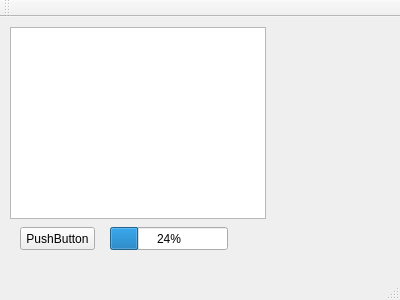
<?xml version="1.0" encoding="UTF-8"?>
<ui version="4.0">
 <class>MainWindow</class>
 <widget class="QMainWindow" name="MainWindow">
  <property name="geometry">
   <rect>
    <x>0</x>
    <y>0</y>
    <width>400</width>
    <height>300</height>
   </rect>
  </property>
  <property name="windowTitle">
   <string>MainWindow</string>
  </property>
  <widget class="QWidget" name="centralWidget">
   <widget class="QPushButton" name="pushButton">
    <property name="geometry">
     <rect>
      <x>20</x>
      <y>210</y>
      <width>75</width>
      <height>23</height>
     </rect>
    </property>
    <property name="text">
     <string>PushButton</string>
    </property>
   </widget>
   <widget class="QTextBrowser" name="textBrowser">
    <property name="geometry">
     <rect>
      <x>10</x>
      <y>10</y>
      <width>256</width>
      <height>192</height>
     </rect>
    </property>
   </widget>
   <widget class="QProgressBar" name="progressBar">
    <property name="geometry">
     <rect>
      <x>110</x>
      <y>210</y>
      <width>118</width>
      <height>23</height>
     </rect>
    </property>
    <property name="value">
     <number>24</number>
    </property>
   </widget>
  </widget>
  <widget class="QMenuBar" name="menuBar">
   <property name="geometry">
    <rect>
     <x>0</x>
     <y>0</y>
     <width>400</width>
     <height>21</height>
    </rect>
   </property>
  </widget>
  <widget class="QToolBar" name="mainToolBar">
   <attribute name="toolBarArea">
    <enum>TopToolBarArea</enum>
   </attribute>
   <attribute name="toolBarBreak">
    <bool>false</bool>
   </attribute>
  </widget>
  <widget class="QStatusBar" name="statusBar"/>
 </widget>
 <layoutdefault spacing="6" margin="11"/>
 <resources/>
 <connections/>
</ui>
